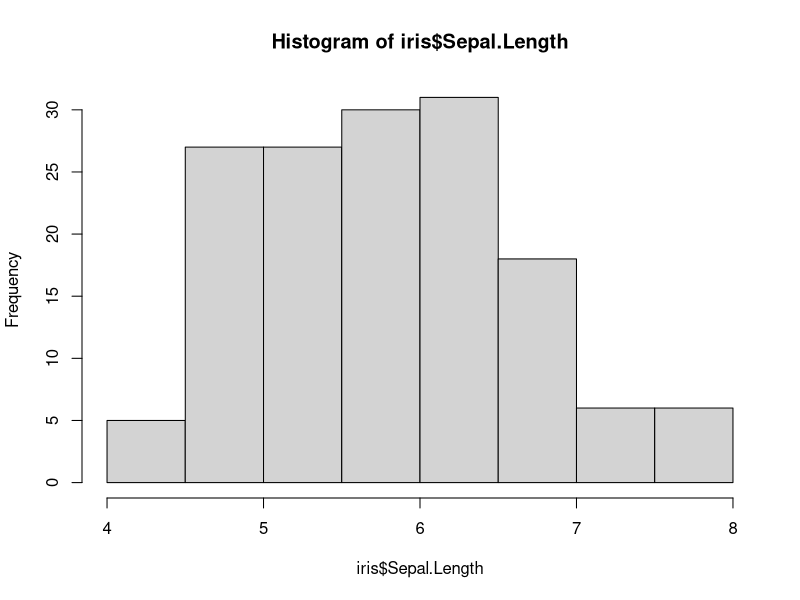
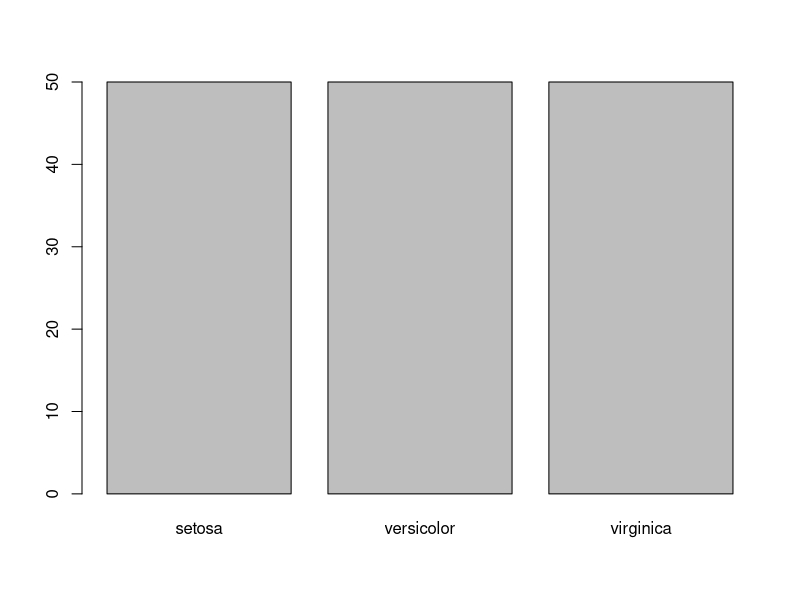
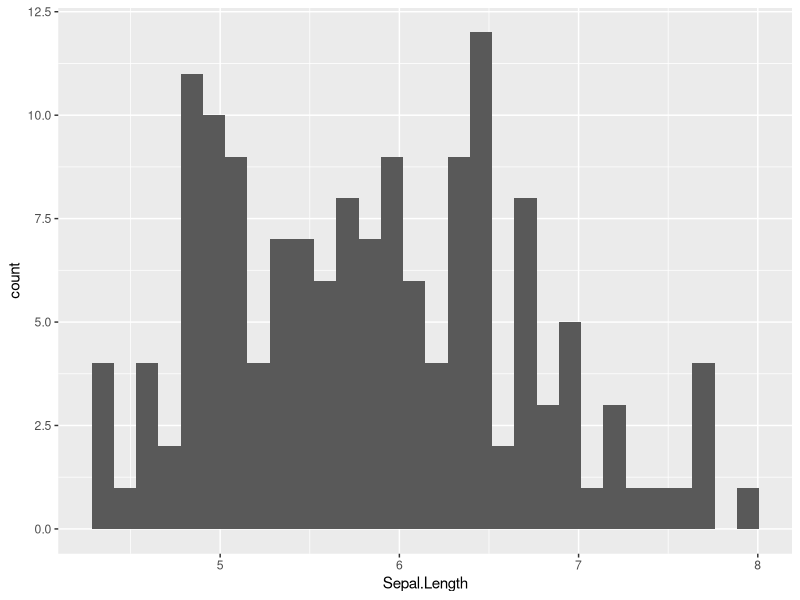
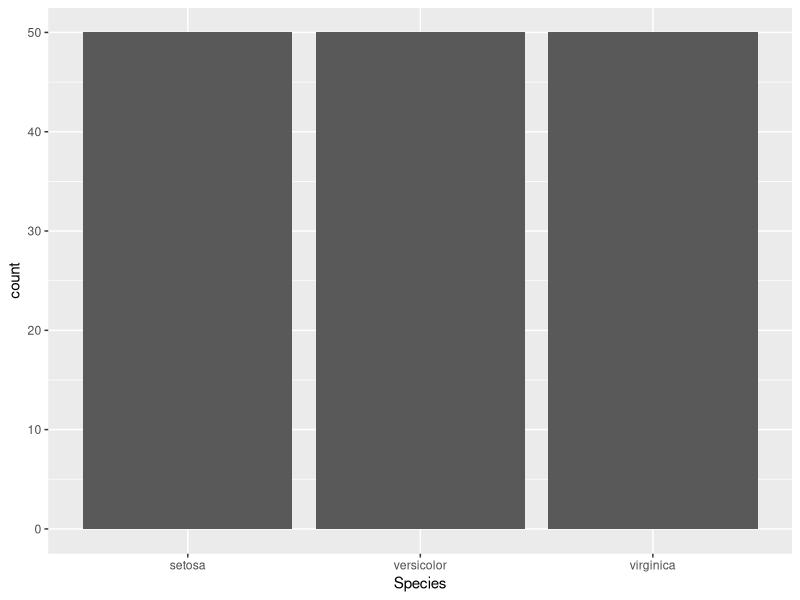
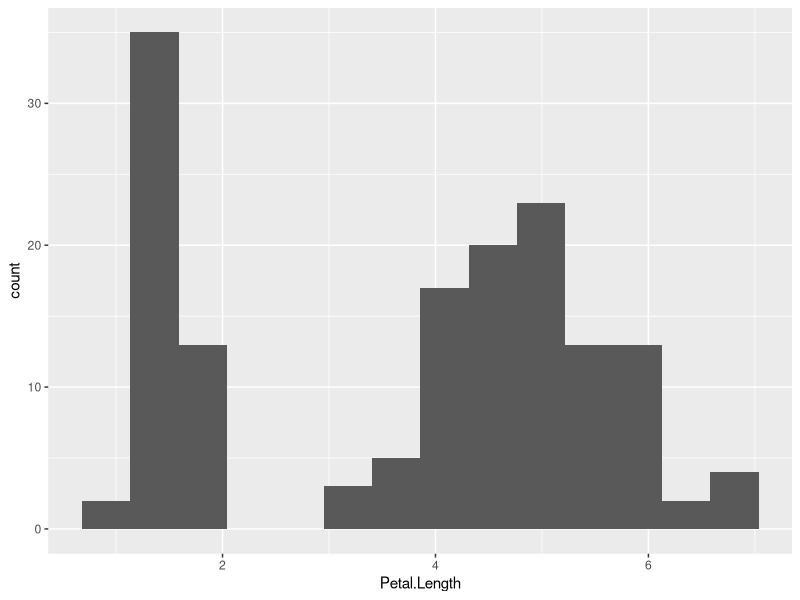

Reproduce these figures in R, in order.
## ---- chunk 1
# lists the top 6 rows of the data
head(iris)

#lists the top 2 rows
head(iris,2)

# lists the number of rows & number of columns
dim(iris)

#lists the names of the variables
names(iris)

# classify variables
str(iris)

# isolate a variable
iris$Sepal.Length
## ---- chunk 2
# produce a histogram (quantitative variable)
hist(iris$Sepal.Length)

# produce a barplot (qualitative variable)
barplot(table(iris$Species))
## ---- chunk 3
# install.packages("ggplot2")  # You will need to run this line of code if you haven't installed ggplot2 before
library(ggplot2)

# produce a histogram (quantitative variable)
p1 = ggplot(iris, aes(x = Sepal.Length))  # Defines the x axis (1 variable).
p1 + geom_histogram() # Represents the data by histogram. 

# produce a barplot (qualitative variable)
p2 = ggplot(iris, aes(x=Species))
p2 + geom_bar()
## ---- chunk 4
# Write your code in here
## ---- chunk 5
# Write your code in here
## ---- chunk 6
# Write your code in here
## ---- chunk 7
library(ggplot2)
ggplot(iris, aes(x=Petal.Length)) + geom_histogram(bins = 14)
